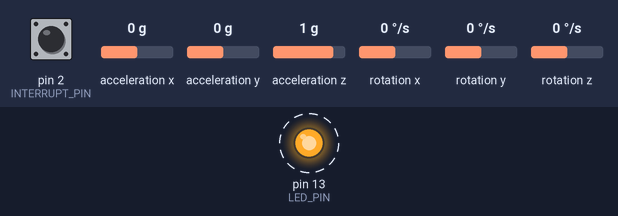
Simulated run of this sketch. Board: Arduino Uno, built with avr-gcc and run on an emulated ATmega328P. Shown: output pins drawn as LEDs (lit = HIGH). Dashed ring = blinking. The inputs (shaded band) are chosen by the test bench; at power-on: pin 2 (INTERRUPT_PIN) LOW, acceleration x 0 g, acceleration y 0 g, acceleration z 1 g, rotation x 0 °/s, rotation y 0 °/s, rotation z 0 °/s. The sensor or clock chip raises its interrupt line as the real part does; what the sketch prints to the serial monitor is not drawn.

Above: at 0.57 s.
Timing chart, 0 to 3.5 s (numbered marks = the images above):
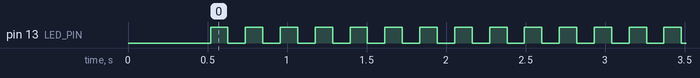

Measured:
- by itself, pin 13 (LED_PIN): alternates HIGH for 0.11 s and LOW for 0.11 s

The sketch:

ESP_MPU6050.ino
```cpp
#include "I2Cdev.h"

#include "MPU6050_6Axis_MotionApps20.h"
#if I2CDEV_IMPLEMENTATION == I2CDEV_ARDUINO_WIRE
#include "Wire.h"
#endif
MPU6050 mpu;
#define OUTPUT_READABLE_QUATERNION
#define INTERRUPT_PIN 2  // use pin 2 on Arduino Uno & most boards
#define LED_PIN 13       // (Arduino is 13, Teensy is 11, Teensy++ is 6)
bool blinkState = false;

bool dmpReady = false;   // set true if DMP init was successful
uint8_t mpuIntStatus;    // holds actual interrupt status byte from MPU
uint8_t devStatus;       // return status after each device operation (0 = success, !0 = error)
uint16_t packetSize;     // expected DMP packet size (default is 42 bytes)
uint16_t fifoCount;      // count of all bytes currently in FIFO
uint8_t fifoBuffer[64];  // FIFO storage buffer

Quaternion q;         // [w, x, y, z]         quaternion container
VectorInt16 aa;       // [x, y, z]            accel sensor measurements
VectorInt16 aaReal;   // [x, y, z]            gravity-free accel sensor measurements
VectorInt16 aaWorld;  // [x, y, z]            world-frame accel sensor measurements
VectorFloat gravity;  // [x, y, z]            gravity vector
float euler[3];       // [psi, theta, phi]    Euler angle container
float ypr[3];         // [yaw, pitch, roll]   yaw/pitch/roll container and gravity vector

// packet structure for InvenSense teapot demo
uint8_t teapotPacket[14] = { '$', 0x02, 0, 0, 0, 0, 0, 0, 0, 0, 0x00, 0x00, '\r', '\n' };

volatile bool mpuInterrupt = false;
void dmpDataReady() {
  mpuInterrupt = true;
}

void setup() {
#if I2CDEV_IMPLEMENTATION == I2CDEV_ARDUINO_WIRE
  Wire.begin();
  Wire.setClock(400000);  // 400kHz I2C clock. Comment this line if having compilation difficulties
#elif I2CDEV_IMPLEMENTATION == I2CDEV_BUILTIN_FASTWIRE
  Fastwire::setup(400, true);
#endif
  Serial.begin(115200);
  while (!Serial)
    ;  // wait for Leonardo enumeration, others continue immediately

  Serial.println(F("Initializing I2C devices..."));
  mpu.initialize();
  pinMode(INTERRUPT_PIN, INPUT);

  // verify connection
  Serial.println(F("Testing device connections..."));
  Serial.println(mpu.testConnection() ? F("MPU6050 connection successful") : F("MPU6050 connection failed"));

  // load and configure the DMP
  Serial.println(F("Initializing DMP..."));
  devStatus = mpu.dmpInitialize();

  mpu.setXGyroOffset(220);
  mpu.setYGyroOffset(76);
  mpu.setZGyroOffset(-85);
  mpu.setZAccelOffset(1788);  // 1688 factory default for my test chip

  if (devStatus == 0) {
    mpu.CalibrateAccel(6);
    mpu.CalibrateGyro(6);
    mpu.PrintActiveOffsets();
    Serial.println(F("Enabling DMP..."));
    mpu.setDMPEnabled(true);

    Serial.print(F("Enabling interrupt detection (Arduino external interrupt "));
    Serial.print(digitalPinToInterrupt(INTERRUPT_PIN));
    Serial.println(F(")..."));
    attachInterrupt(digitalPinToInterrupt(INTERRUPT_PIN), dmpDataReady, RISING);
    mpuIntStatus = mpu.getIntStatus();

    Serial.println(F("DMP ready! Waiting for first interrupt..."));
    dmpReady = true;

    packetSize = mpu.dmpGetFIFOPacketSize();
  } else {
    Serial.print(F("DMP Initialization failed (code "));
    Serial.print(devStatus);
    Serial.println(F(")"));
  }

  pinMode(LED_PIN, OUTPUT);
}

void loop() {
  if (!dmpReady) return;
  if (mpu.dmpGetCurrentFIFOPacket(fifoBuffer)) {
#ifdef OUTPUT_READABLE_QUATERNION
    mpu.dmpGetQuaternion(&q, fifoBuffer);
    Serial.print(q.w);
    Serial.print(",");
    Serial.print(q.x);
    Serial.print(",");
    Serial.print(q.y);
    Serial.print(",");
    Serial.println(q.z);
#endif

#ifdef OUTPUT_READABLE_EULER
    mpu.dmpGetQuaternion(&q, fifoBuffer);
    mpu.dmpGetEuler(euler, &q);
    Serial.print("euler\t");
    Serial.print(euler[0] * 180 / M_PI);
    Serial.print("\t");
    Serial.print(euler[1] * 180 / M_PI);
    Serial.print("\t");
    Serial.println(euler[2] * 180 / M_PI);
#endif

#ifdef OUTPUT_READABLE_YAWPITCHROLL
    mpu.dmpGetQuaternion(&q, fifoBuffer);
    mpu.dmpGetGravity(&gravity, &q);
    mpu.dmpGetYawPitchRoll(ypr, &q, &gravity);
    Serial.print("ypr\t");
    Serial.print(ypr[0] * 180 / M_PI);
    Serial.print("\t");
    Serial.print(ypr[1] * 180 / M_PI);
    Serial.print("\t");
    Serial.println(ypr[2] * 180 / M_PI);
#endif

#ifdef OUTPUT_READABLE_REALACCEL
    mpu.dmpGetQuaternion(&q, fifoBuffer);
    mpu.dmpGetAccel(&aa, fifoBuffer);
    mpu.dmpGetGravity(&gravity, &q);
    mpu.dmpGetLinearAccel(&aaReal, &aa, &gravity);
    Serial.print("areal\t");
    Serial.print(aaReal.x);
    Serial.print("\t");
    Serial.print(aaReal.y);
    Serial.print("\t");
    Serial.println(aaReal.z);
#endif

#ifdef OUTPUT_READABLE_WORLDACCEL
    mpu.dmpGetQuaternion(&q, fifoBuffer);
    mpu.dmpGetAccel(&aa, fifoBuffer);
    mpu.dmpGetGravity(&gravity, &q);
    mpu.dmpGetLinearAccel(&aaReal, &aa, &gravity);
    mpu.dmpGetLinearAccelInWorld(&aaWorld, &aaReal, &q);
    Serial.print("aworld\t");
    Serial.print(aaWorld.x);
    Serial.print("\t");
    Serial.print(aaWorld.y);
    Serial.print("\t");
    Serial.println(aaWorld.z);
#endif

#ifdef OUTPUT_TEAPOT
    // display quaternion values in InvenSense Teapot demo format:
    teapotPacket[2] = fifoBuffer[0];
    teapotPacket[3] = fifoBuffer[1];
    teapotPacket[4] = fifoBuffer[4];
    teapotPacket[5] = fifoBuffer[5];
    teapotPacket[6] = fifoBuffer[8];
    teapotPacket[7] = fifoBuffer[9];
    teapotPacket[8] = fifoBuffer[12];
    teapotPacket[9] = fifoBuffer[13];
    Serial.write(teapotPacket, 14);
    teapotPacket[11]++;  // packetCount, loops at 0xFF on purpose
#endif

    // blink LED to indicate activity
    blinkState = !blinkState;
    digitalWrite(LED_PIN, blinkState);

    //for unity
    delay(100);
  }
}
```
